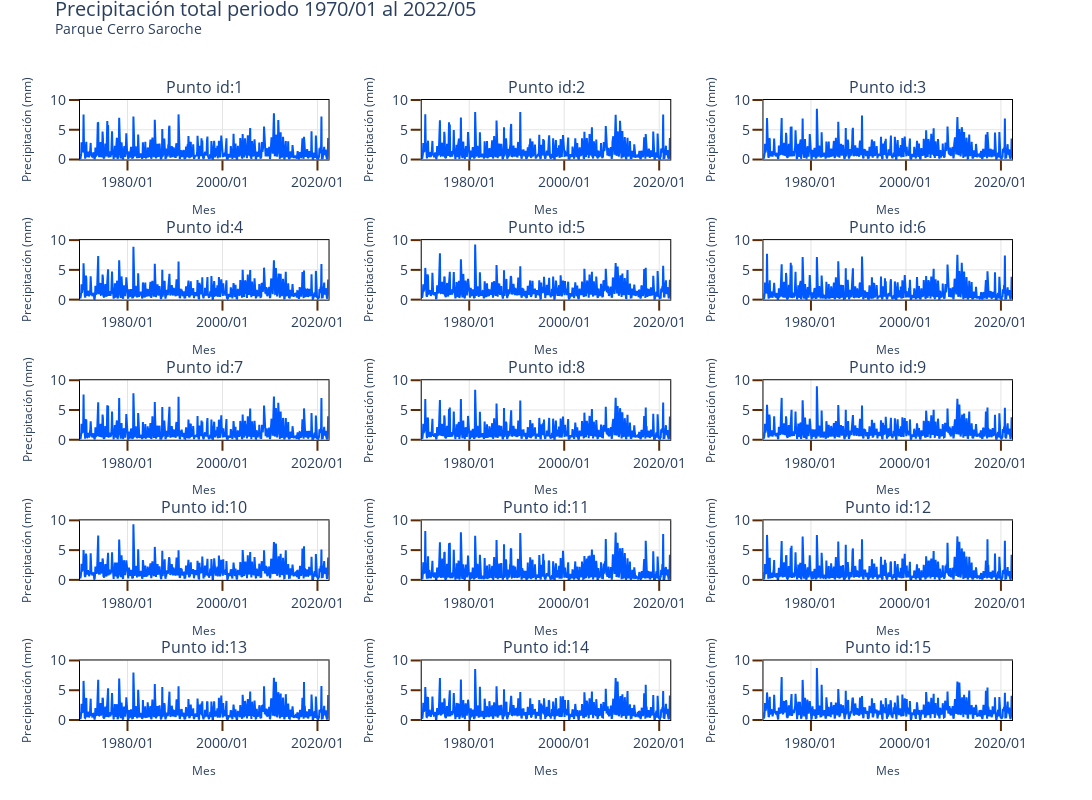

Here is the notebook cell this chart was saved with:
### Code cell
fig = precipitacion_graf(pd_precipitacion = pd_precipitacion,
                        rows=5, 
                        cols=3,
                        park = 'Cerro Saroche')

fig.write_image(DIR + '/figures/precipitacion_cerro_saroche.png')

fig.show()

### Figure 1 — Plotly figure (JSON) as saved in the notebook; plotly's stock layout.template omitted (floating-point values rounded to 4 significant figures; data arrays with more than 128 entries replaced by an {"elided": "..."} marker saying what was removed)
{"data": [{"legendgroup": "group1", "line": {"color": "#0059FF", "width": 2}, "mode": "lines", "name": "Precipitación total", "showlegend": false, "type": "scatter", "x": {"elided": "629 str values"}, "xaxis": "x", "y": {"elided": "629 float values"}, "yaxis": "y"}, {"legendgroup": "group1", "line": {"color": "#0059FF", "width": 2}, "mode": "lines", "name": "Precipitación total", "showlegend": false, "type": "scatter", "x": {"elided": "629 str values"}, "xaxis": "x2", "y": {"elided": "629 float values"}, "yaxis": "y2"}, {"legendgroup": "group1", "line": {"color": "#0059FF", "width": 2}, "mode": "lines", "name": "Precipitación total", "showlegend": false, "type": "scatter", "x": {"elided": "629 str values"}, "xaxis": "x3", "y": {"elided": "629 float values"}, "yaxis": "y3"}, {"legendgroup": "group1", "line": {"color": "#0059FF", "width": 2}, "mode": "lines", "name": "Precipitación total", "showlegend": false, "type": "scatter", "x": {"elided": "629 str values"}, "xaxis": "x4", "y": {"elided": "629 float values"}, "yaxis": "y4"}, {"legendgroup": "group1", "line": {"color": "#0059FF", "width": 2}, "mode": "lines", "name": "Precipitación total", "showlegend": false, "type": "scatter", "x": {"elided": "629 str values"}, "xaxis": "x5", "y": {"elided": "629 float values"}, "yaxis": "y5"}, {"legendgroup": "group1", "line": {"color": "#0059FF", "width": 2}, "mode": "lines", "name": "Precipitación total", "showlegend": false, "type": "scatter", "x": {"elided": "629 str values"}, "xaxis": "x6", "y": {"elided": "629 float values"}, "yaxis": "y6"}, {"legendgroup": "group1", "line": {"color": "#0059FF", "width": 2}, "mode": "lines", "name": "Precipitación total", "showlegend": false, "type": "scatter", "x": {"elided": "629 str values"}, "xaxis": "x7", "y": {"elided": "629 float values"}, "yaxis": "y7"}, {"legendgroup": "group1", "line": {"color": "#0059FF", "width": 2}, "mode": "lines", "name": "Precipitación total", "showlegend": false, "type": "scatter", "x": {"elided": "629 str values"}, "xaxis": "x8", "y": {"elided": "629 float values"}, "yaxis": "y8"}, {"legendgroup": "group1", "line": {"color": "#0059FF", "width": 2}, "mode": "lines", "name": "Precipitación total", "showlegend": false, "type": "scatter", "x": {"elided": "629 str values"}, "xaxis": "x9", "y": {"elided": "629 float values"}, "yaxis": "y9"}, {"legendgroup": "group1", "line": {"color": "#0059FF", "width": 2}, "mode": "lines", "name": "Precipitación total", "showlegend": false, "type": "scatter", "x": {"elided": "629 str values"}, "xaxis": "x10", "y": {"elided": "629 float values"}, "yaxis": "y10"}, {"legendgroup": "group1", "line": {"color": "#0059FF", "width": 2}, "mode": "lines", "name": "Precipitación total", "showlegend": false, "type": "scatter", "x": {"elided": "629 str values"}, "xaxis": "x11", "y": {"elided": "629 float values"}, "yaxis": "y11"}, {"legendgroup": "group1", "line": {"color": "#0059FF", "width": 2}, "mode": "lines", "name": "Precipitación total", "showlegend": false, "type": "scatter", "x": {"elided": "629 str values"}, "xaxis": "x12", "y": {"elided": "629 float values"}, "yaxis": "y12"}, {"legendgroup": "group1", "line": {"color": "#0059FF", "width": 2}, "mode": "lines", "name": "Precipitación total", "showlegend": false, "type": "scatter", "x": {"elided": "629 str values"}, "xaxis": "x13", "y": {"elided": "629 float values"}, "yaxis": "y13"}, {"legendgroup": "group1", "line": {"color": "#0059FF", "width": 2}, "mode": "lines", "name": "Precipitación total", "showlegend": false, "type": "scatter", "x": {"elided": "629 str values"}, "xaxis": "x14", "y": {"elided": "629 float values"}, "yaxis": "y14"}, {"legendgroup": "group1", "line": {"color": "#0059FF", "width": 2}, "mode": "lines", "name": "Precipitación total", "showlegend": false, "type": "scatter", "x": {"elided": "629 str values"}, "xaxis": "x15", "y": {"elided": "629 float values"}, "yaxis": "y15"}], "layout": {"annotations": [{"font": {"size": 16}, "showarrow": false, "text": "Punto id:1", "x": 0.1333, "xanchor": "center", "xref": "paper", "y": 1, "yanchor": "bottom", "yref": "paper"}, {"font": {"size": 16}, "showarrow": false, "text": "Punto id:2", "x": 0.5, "xanchor": "center", "xref": "paper", "y": 1, "yanchor": "bottom", "yref": "paper"}, {"font": {"size": 16}, "showarrow": false, "text": "Punto id:3", "x": 0.8667, "xanchor": "center", "xref": "paper", "y": 1, "yanchor": "bottom", "yref": "paper"}, {"font": {"size": 16}, "showarrow": false, "text": "Punto id:4", "x": 0.1333, "xanchor": "center", "xref": "paper", "y": 0.774, "yanchor": "bottom", "yref": "paper"}, {"font": {"size": 16}, "showarrow": false, "text": "Punto id:5", "x": 0.5, "xanchor": "center", "xref": "paper", "y": 0.774, "yanchor": "bottom", "yref": "paper"}, {"font": {"size": 16}, "showarrow": false, "text": "Punto id:6", "x": 0.8667, "xanchor": "center", "xref": "paper", "y": 0.774, "yanchor": "bottom", "yref": "paper"}, {"font": {"size": 16}, "showarrow": false, "text": "Punto id:7", "x": 0.1333, "xanchor": "center", "xref": "paper", "y": 0.548, "yanchor": "bottom", "yref": "paper"}, {"font": {"size": 16}, "showarrow": false, "text": "Punto id:8", "x": 0.5, "xanchor": "center", "xref": "paper", "y": 0.548, "yanchor": "bottom", "yref": "paper"}, {"font": {"size": 16}, "showarrow": false, "text": "Punto id:9", "x": 0.8667, "xanchor": "center", "xref": "paper", "y": 0.548, "yanchor": "bottom", "yref": "paper"}, {"font": {"size": 16}, "showarrow": false, "text": "Punto id:10", "x": 0.1333, "xanchor": "center", "xref": "paper", "y": 0.322, "yanchor": "bottom", "yref": "paper"}, {"font": {"size": 16}, "showarrow": false, "text": "Punto id:11", "x": 0.5, "xanchor": "center", "xref": "paper", "y": 0.322, "yanchor": "bottom", "yref": "paper"}, {"font": {"size": 16}, "showarrow": false, "text": "Punto id:12", "x": 0.8667, "xanchor": "center", "xref": "paper", "y": 0.322, "yanchor": "bottom", "yref": "paper"}, {"font": {"size": 16}, "showarrow": false, "text": "Punto id:13", "x": 0.1333, "xanchor": "center", "xref": "paper", "y": 0.096, "yanchor": "bottom", "yref": "paper"}, {"font": {"size": 16}, "showarrow": false, "text": "Punto id:14", "x": 0.5, "xanchor": "center", "xref": "paper", "y": 0.096, "yanchor": "bottom", "yref": "paper"}, {"font": {"size": 16}, "showarrow": false, "text": "Punto id:15", "x": 0.8667, "xanchor": "center", "xref": "paper", "y": 0.096, "yanchor": "bottom", "yref": "paper"}], "font": {"size": 14}, "height": 800, "legend": {"font": {"size": 14}, "title": {"font": {"size": 14}, "text": "Serie"}, "x": 1, "xanchor": "right", "y": 1.05, "yanchor": "bottom"}, "margin": {"t": 100}, "showlegend": true, "title": {"text": "\n                                Precipitación total periodo 1970/01 al 2022/05\n                                <br><sup>Parque Cerro Saroche</sup>\n                                ", "y": 0.98}, "uniformtext": {"minsize": 8, "mode": "hide"}, "width": 1500, "xaxis": {"anchor": "y", "domain": [0, 0.2667], "gridcolor": "#E4E4E4", "linecolor": "black", "linewidth": 1, "mirror": true, "range": ["1970-01-01T00:00:00", "2022-05-01T00:00:00"], "showline": true, "tickcolor": "#5C2B05", "tickformat": "%Y/%m", "ticklen": 10, "ticks": "outside", "tickwidth": 2, "title": {"font": {"size": 12}, "text": "Mes"}}, "xaxis10": {"anchor": "y10", "domain": [0, 0.2667], "gridcolor": "#E4E4E4", "linecolor": "black", "linewidth": 1, "mirror": true, "showline": true, "tickcolor": "#5C2B05", "tickformat": "%Y/%m", "ticklen": 10, "ticks": "outside", "tickwidth": 2, "title": {"font": {"size": 12}, "text": "Mes"}}, "xaxis11": {"anchor": "y11", "domain": [0.3667, 0.6333], "gridcolor": "#E4E4E4", "linecolor": "black", "linewidth": 1, "mirror": true, "showline": true, "tickcolor": "#5C2B05", "tickformat": "%Y/%m", "ticklen": 10, "ticks": "outside", "tickwidth": 2, "title": {"font": {"size": 12}, "text": "Mes"}}, "xaxis12": {"anchor": "y12", "domain": [0.7333, 1], "gridcolor": "#E4E4E4", "linecolor": "black", "linewidth": 1, "mirror": true, "showline": true, "tickcolor": "#5C2B05", "tickformat": "%Y/%m", "ticklen": 10, "ticks": "outside", "tickwidth": 2, "title": {"font": {"size": 12}, "text": "Mes"}}, "xaxis13": {"anchor": "y13", "domain": [0, 0.2667], "gridcolor": "#E4E4E4", "linecolor": "black", "linewidth": 1, "mirror": true, "showline": true, "tickcolor": "#5C2B05", "tickformat": "%Y/%m", "ticklen": 10, "ticks": "outside", "tickwidth": 2, "title": {"font": {"size": 12}, "text": "Mes"}}, "xaxis14": {"anchor": "y14", "domain": [0.3667, 0.6333], "gridcolor": "#E4E4E4", "linecolor": "black", "linewidth": 1, "mirror": true, "showline": true, "tickcolor": "#5C2B05", "tickformat": "%Y/%m", "ticklen": 10, "ticks": "outside", "tickwidth": 2, "title": {"font": {"size": 12}, "text": "Mes"}}, "xaxis15": {"anchor": "y15", "domain": [0.7333, 1], "gridcolor": "#E4E4E4", "linecolor": "black", "linewidth": 1, "mirror": true, "showline": true, "tickcolor": "#5C2B05", "tickformat": "%Y/%m", "ticklen": 10, "ticks": "outside", "tickwidth": 2, "title": {"font": {"size": 12}, "text": "Mes"}}, "xaxis2": {"anchor": "y2", "domain": [0.3667, 0.6333], "gridcolor": "#E4E4E4", "linecolor": "black", "linewidth": 1, "mirror": true, "showline": true, "tickcolor": "#5C2B05", "tickformat": "%Y/%m", "ticklen": 10, "ticks": "outside", "tickwidth": 2, "title": {"font": {"size": 12}, "text": "Mes"}}, "xaxis3": {"anchor": "y3", "domain": [0.7333, 1], "gridcolor": "#E4E4E4", "linecolor": "black", "linewidth": 1, "mirror": true, "showline": true, "tickcolor": "#5C2B05", "tickformat": "%Y/%m", "ticklen": 10, "ticks": "outside", "tickwidth": 2, "title": {"font": {"size": 12}, "text": "Mes"}}, "xaxis4": {"anchor": "y4", "domain": [0, 0.2667], "gridcolor": "#E4E4E4", "linecolor": "black", "linewidth": 1, "mirror": true, "showline": true, "tickcolor": "#5C2B05", "tickformat": "%Y/%m", "ticklen": 10, "ticks": "outside", "tickwidth": 2, "title": {"font": {"size": 12}, "text": "Mes"}}, "xaxis5": {"anchor": "y5", "domain": [0.3667, 0.6333], "gridcolor": "#E4E4E4", "linecolor": "black", "linewidth": 1, "mirror": true, "showline": true, "tickcolor": "#5C2B05", "tickformat": "%Y/%m", "ticklen": 10, "ticks": "outside", "tickwidth": 2, "title": {"font": {"size": 12}, "text": "Mes"}}, "xaxis6": {"anchor": "y6", "domain": [0.7333, 1], "gridcolor": "#E4E4E4", "linecolor": "black", "linewidth": 1, "mirror": true, "showline": true, "tickcolor": "#5C2B05", "tickformat": "%Y/%m", "ticklen": 10, "ticks": "outside", "tickwidth": 2, "title": {"font": {"size": 12}, "text": "Mes"}}, "xaxis7": {"anchor": "y7", "domain": [0, 0.2667], "gridcolor": "#E4E4E4", "linecolor": "black", "linewidth": 1, "mirror": true, "showline": true, "tickcolor": "#5C2B05", "tickformat": "%Y/%m", "ticklen": 10, "ticks": "outside", "tickwidth": 2, "title": {"font": {"size": 12}, "text": "Mes"}}, "xaxis8": {"anchor": "y8", "domain": [0.3667, 0.6333], "gridcolor": "#E4E4E4", "linecolor": "black", "linewidth": 1, "mirror": true, "showline": true, "tickcolor": "#5C2B05", "tickformat": "%Y/%m", "ticklen": 10, "ticks": "outside", "tickwidth": 2, "title": {"font": {"size": 12}, "text": "Mes"}}, "xaxis9": {"anchor": "y9", "domain": [0.7333, 1], "gridcolor": "#E4E4E4", "linecolor": "black", "linewidth": 1, "mirror": true, "showline": true, "tickcolor": "#5C2B05", "tickformat": "%Y/%m", "ticklen": 10, "ticks": "outside", "tickwidth": 2, "title": {"font": {"size": 12}, "text": "Mes"}}, "yaxis": {"anchor": "x", "domain": [0.904, 1], "gridcolor": "#E4E4E4", "linecolor": "black", "linewidth": 1, "mirror": true, "range": [0, 10], "showline": true, "tickcolor": "#5C2B05", "ticklen": 10, "ticks": "outside", "tickwidth": 2, "title": {"font": {"size": 12}, "text": "Precipitación (mm)"}}, "yaxis10": {"anchor": "x10", "domain": [0.226, 0.322], "gridcolor": "#E4E4E4", "linecolor": "black", "linewidth": 1, "mirror": true, "range": [0, 10], "showline": true, "tickcolor": "#5C2B05", "ticklen": 10, "ticks": "outside", "tickwidth": 2, "title": {"font": {"size": 12}, "text": "Precipitación (mm)"}}, "yaxis11": {"anchor": "x11", "domain": [0.226, 0.322], "gridcolor": "#E4E4E4", "linecolor": "black", "linewidth": 1, "mirror": true, "range": [0, 10], "showline": true, "tickcolor": "#5C2B05", "ticklen": 10, "ticks": "outside", "tickwidth": 2, "title": {"font": {"size": 12}, "text": "Precipitación (mm)"}}, "yaxis12": {"anchor": "x12", "domain": [0.226, 0.322], "gridcolor": "#E4E4E4", "linecolor": "black", "linewidth": 1, "mirror": true, "range": [0, 10], "showline": true, "tickcolor": "#5C2B05", "ticklen": 10, "ticks": "outside", "tickwidth": 2, "title": {"font": {"size": 12}, "text": "Precipitación (mm)"}}, "yaxis13": {"anchor": "x13", "domain": [0, 0.096], "gridcolor": "#E4E4E4", "linecolor": "black", "linewidth": 1, "mirror": true, "range": [0, 10], "showline": true, "tickcolor": "#5C2B05", "ticklen": 10, "ticks": "outside", "tickwidth": 2, "title": {"font": {"size": 12}, "text": "Precipitación (mm)"}}, "yaxis14": {"anchor": "x14", "domain": [0, 0.096], "gridcolor": "#E4E4E4", "linecolor": "black", "linewidth": 1, "mirror": true, "range": [0, 10], "showline": true, "tickcolor": "#5C2B05", "ticklen": 10, "ticks": "outside", "tickwidth": 2, "title": {"font": {"size": 12}, "text": "Precipitación (mm)"}}, "yaxis15": {"anchor": "x15", "domain": [0, 0.096], "gridcolor": "#E4E4E4", "linecolor": "black", "linewidth": 1, "mirror": true, "range": [0, 10], "showline": true, "tickcolor": "#5C2B05", "ticklen": 10, "ticks": "outside", "tickwidth": 2, "title": {"font": {"size": 12}, "text": "Precipitación (mm)"}}, "yaxis2": {"anchor": "x2", "domain": [0.904, 1], "gridcolor": "#E4E4E4", "linecolor": "black", "linewidth": 1, "mirror": true, "range": [0, 10], "showline": true, "tickcolor": "#5C2B05", "ticklen": 10, "ticks": "outside", "tickwidth": 2, "title": {"font": {"size": 12}, "text": "Precipitación (mm)"}}, "yaxis3": {"anchor": "x3", "domain": [0.904, 1], "gridcolor": "#E4E4E4", "linecolor": "black", "linewidth": 1, "mirror": true, "range": [0, 10], "showline": true, "tickcolor": "#5C2B05", "ticklen": 10, "ticks": "outside", "tickwidth": 2, "title": {"font": {"size": 12}, "text": "Precipitación (mm)"}}, "yaxis4": {"anchor": "x4", "domain": [0.678, 0.774], "gridcolor": "#E4E4E4", "linecolor": "black", "linewidth": 1, "mirror": true, "range": [0, 10], "showline": true, "tickcolor": "#5C2B05", "ticklen": 10, "ticks": "outside", "tickwidth": 2, "title": {"font": {"size": 12}, "text": "Precipitación (mm)"}}, "yaxis5": {"anchor": "x5", "domain": [0.678, 0.774], "gridcolor": "#E4E4E4", "linecolor": "black", "linewidth": 1, "mirror": true, "range": [0, 10], "showline": true, "tickcolor": "#5C2B05", "ticklen": 10, "ticks": "outside", "tickwidth": 2, "title": {"font": {"size": 12}, "text": "Precipitación (mm)"}}, "yaxis6": {"anchor": "x6", "domain": [0.678, 0.774], "gridcolor": "#E4E4E4", "linecolor": "black", "linewidth": 1, "mirror": true, "range": [0, 10], "showline": true, "tickcolor": "#5C2B05", "ticklen": 10, "ticks": "outside", "tickwidth": 2, "title": {"font": {"size": 12}, "text": "Precipitación (mm)"}}, "yaxis7": {"anchor": "x7", "domain": [0.452, 0.548], "gridcolor": "#E4E4E4", "linecolor": "black", "linewidth": 1, "mirror": true, "range": [0, 10], "showline": true, "tickcolor": "#5C2B05", "ticklen": 10, "ticks": "outside", "tickwidth": 2, "title": {"font": {"size": 12}, "text": "Precipitación (mm)"}}, "yaxis8": {"anchor": "x8", "domain": [0.452, 0.548], "gridcolor": "#E4E4E4", "linecolor": "black", "linewidth": 1, "mirror": true, "range": [0, 10], "showline": true, "tickcolor": "#5C2B05", "ticklen": 10, "ticks": "outside", "tickwidth": 2, "title": {"font": {"size": 12}, "text": "Precipitación (mm)"}}, "yaxis9": {"anchor": "x9", "domain": [0.452, 0.548], "gridcolor": "#E4E4E4", "linecolor": "black", "linewidth": 1, "mirror": true, "range": [0, 10], "showline": true, "tickcolor": "#5C2B05", "ticklen": 10, "ticks": "outside", "tickwidth": 2, "title": {"font": {"size": 12}, "text": "Precipitación (mm)"}}}}
